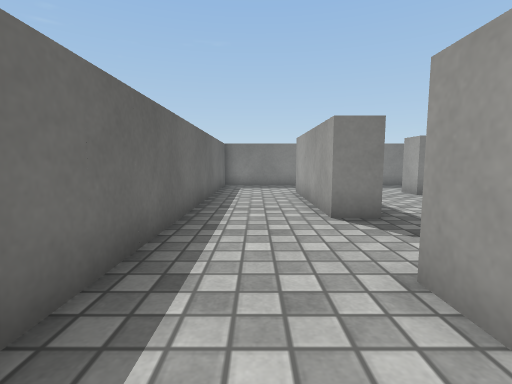
[1] (above)

24 first-person views from a walk through a Unity game level. The camera is 0.55 m above the floor, tilts 6° down and sees 85° across. The floor is counted in squares, 0.5 m on a side. Each view is taken from the middle of a square. On the plan, view 1 faces up. The plan holds only what a view shows up to about 12 squares ahead; the rest is blank. The place goes on beyond the plan. Surface patterns are stand-ins for the level's own textures.

[2]
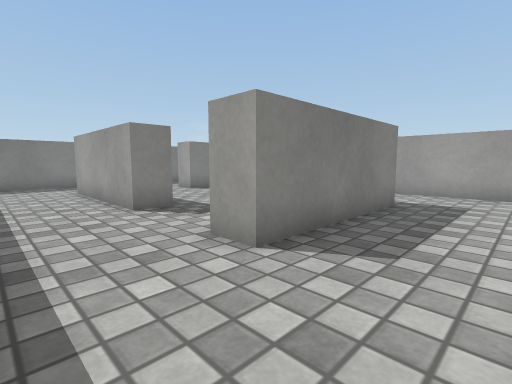

[3]
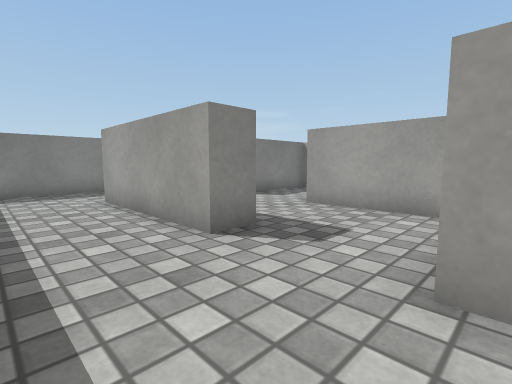

[4]
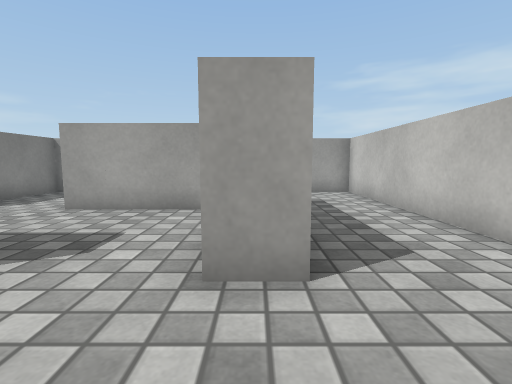

[5]
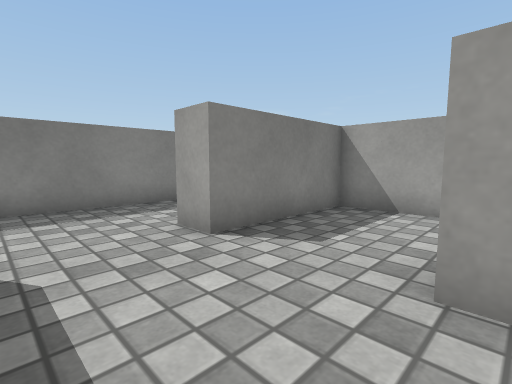

[6]
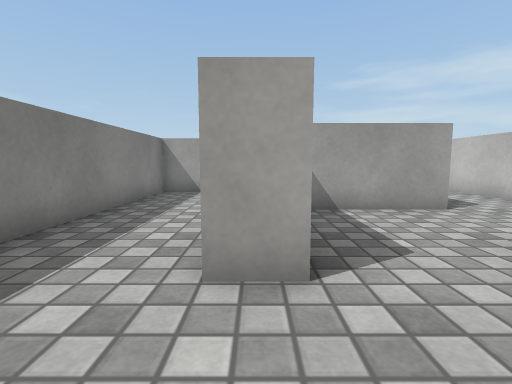

[7]
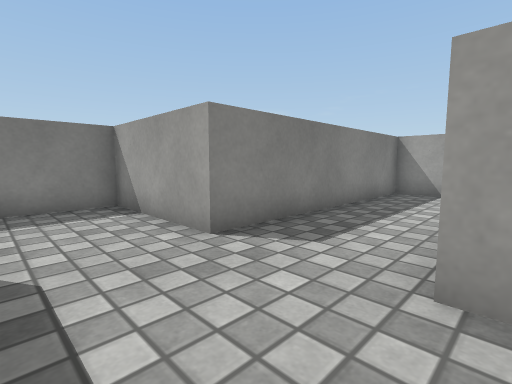

[8]
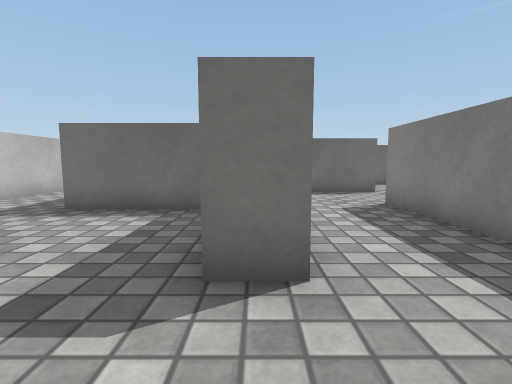

[9]
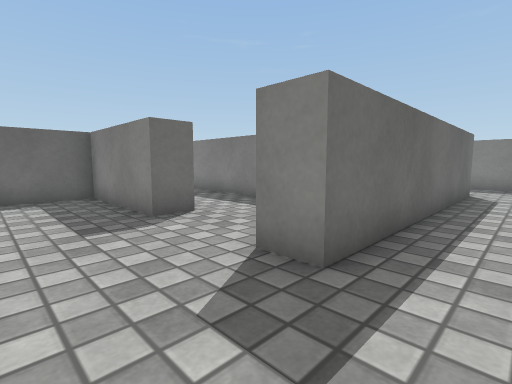

[10]
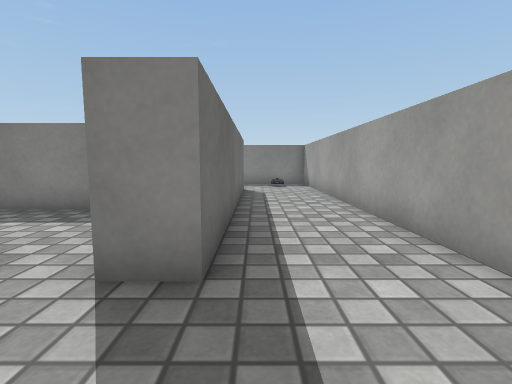

[11]
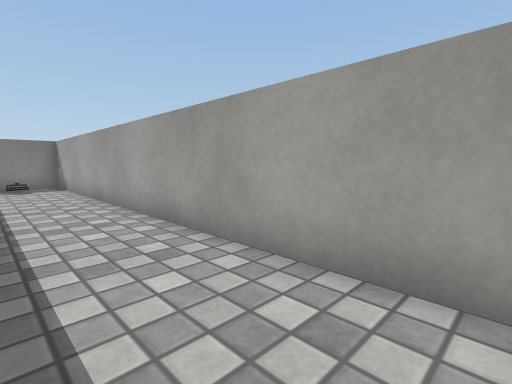

[12]
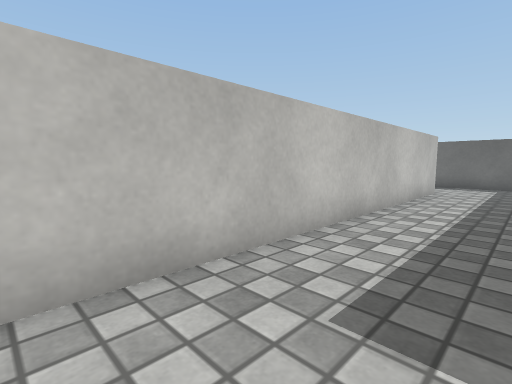

[13]
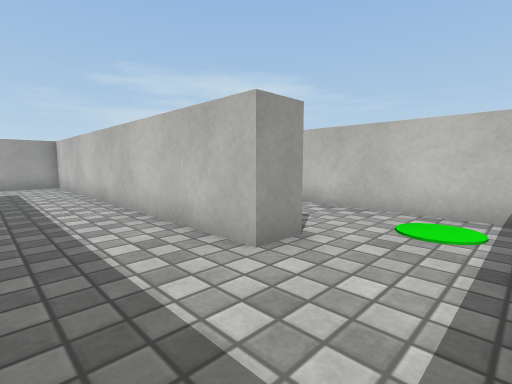

[14]
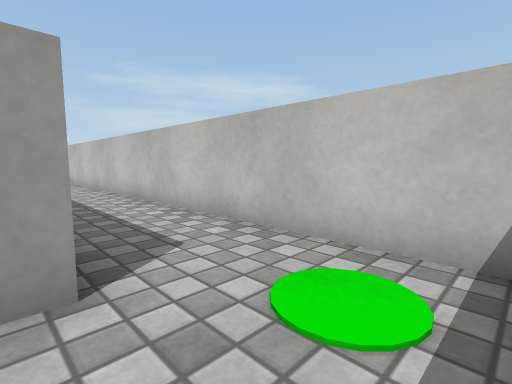

[15]
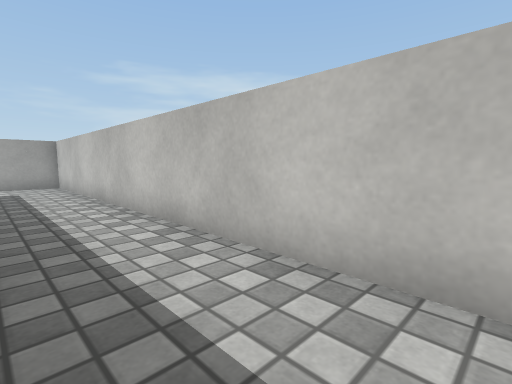

[16]
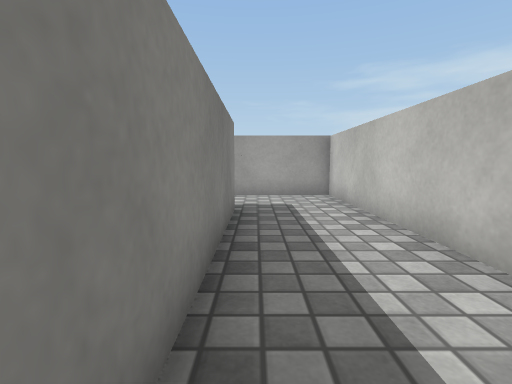

[17]
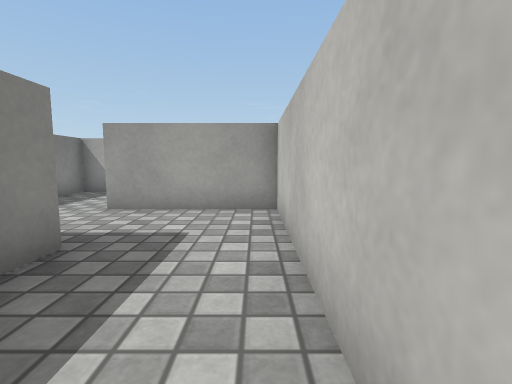

[18]
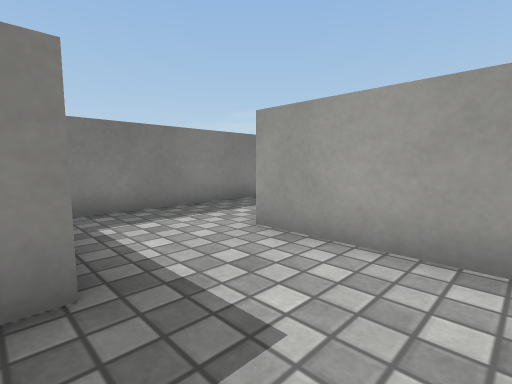

[19]
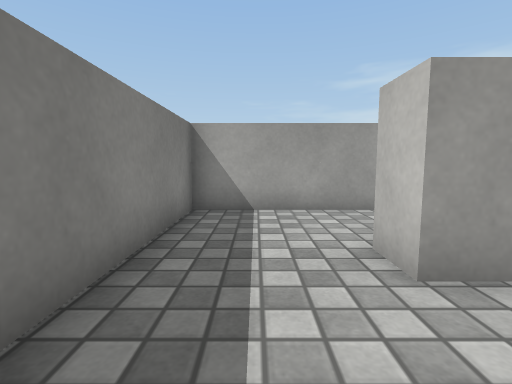

[20]
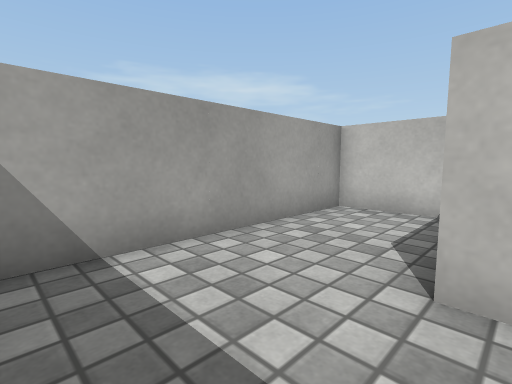

[21]
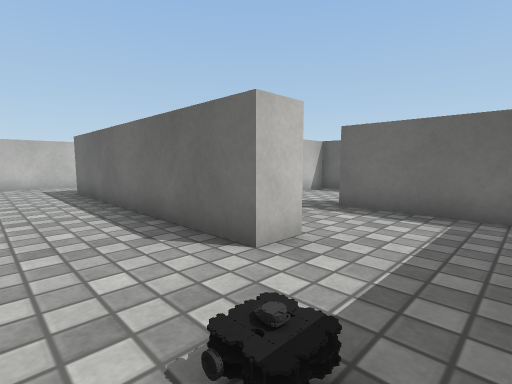

[22]
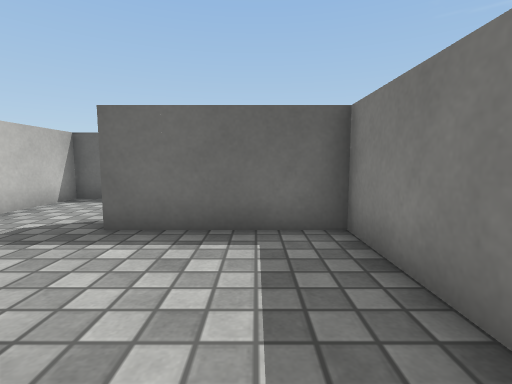

[23]
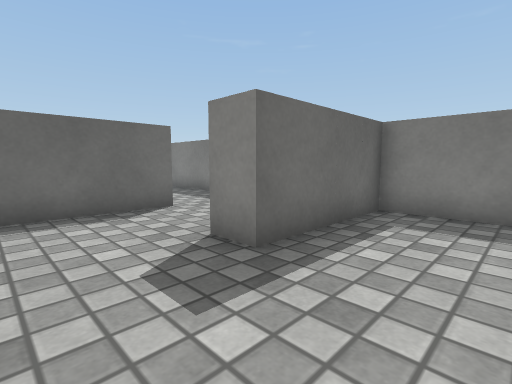

[24]
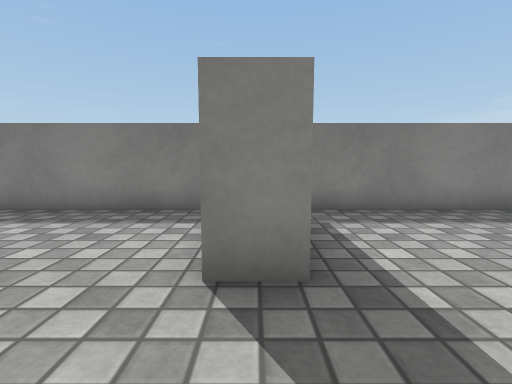

### Floor plan
Points are (right, up) in squares from view 1. A wall is a line through its corners. A room is listed if a view was taken in it or the views show most of it. See-through windows are left out.
Room 1 (views 1, 2, 3, 4, 5, 6, 7, 8, 9, 10, 11, 12, 13, 14, 15, 16, 17, 18, 19, 20, 21, 22, 23, 24)
walls: (11.1, 2.5) (13.9, 2.5); (6.6, 1.5) (1.5, 1.5) (1.5, 2.5); (5.5, 3.2) (5.5, 6.5); (14.5, 2.6) (14.5, 1.5) (10.5, 1.5) (10.5, -2.5); (6.5, 6.6) (6.5, 4); (17.5, 4) (17.5, 5.5) (9.5, 5.5) (9.5, 9.5) (5.5, 9.5) (5.5, 10.5); (10.5, 10.6) (10.5, 6.5) (13.1, 6.5); (2.6, 5.5) (1.5, 5.5) (1.5, 10.5); (2.8, -1.5) (9.5, -1.5) (9.5, 2.5); (18.2, -1.5) (20.4, -1.5); (13.5, 12) (13.5, 13.5) (-0.6, 13.5); (17.4, 10.5) (18.5, 10.5) (18.5, 1.5) (17.5, 1.5); (14.6, -6.5) (8.5, -6.5); (21.5, -1) (21.5, 13.5) (14.5, 13.5) (14.5, 9.5) (13.5, 9.5); (1.5, -6.6) (1.5, -5.5) (13.5, -5.5) (13.5, -3.6); (-1.5, -3.5) (-1.5, -5.6); (-1.5, 11.9) (-1.5, 1.5); (19.2, -9.5) (21.5, -9.5) (21.5, -2.5) (15.2, -2.5); (-1, -9.5) (17.5, -9.5) (17.5, -5.5) (18.5, -5.5)

Positions as (right, up) in squares from view 1, and headings:
1: (0, 0), facing up
2: (-1, -1), facing up-right
3: (-1, 2), facing up-right
4: (-1, 2), facing right
5: (3, 6), facing up-right
6: (3, 10), facing right
7: (7, 2), facing up-right
8: (17, 2), facing left
9: (20, -1), facing up-left
10: (19, -1), facing up
11: (19, -1), facing up-right
12: (13, -3), facing down-left
13: (-1, -3), facing down-right
14: (-1, -6), facing down-right
15: (3, -7), facing down-right
16: (8, -7), facing right
17: (11, -9), facing right
18: (14, -9), facing up-right
19: (15, -4), facing right
20: (18, -3), facing down-right
21: (21, 13), facing down-left
22: (19, 12), facing left
23: (17, 7), facing up-left
24: (14, 7), facing up
